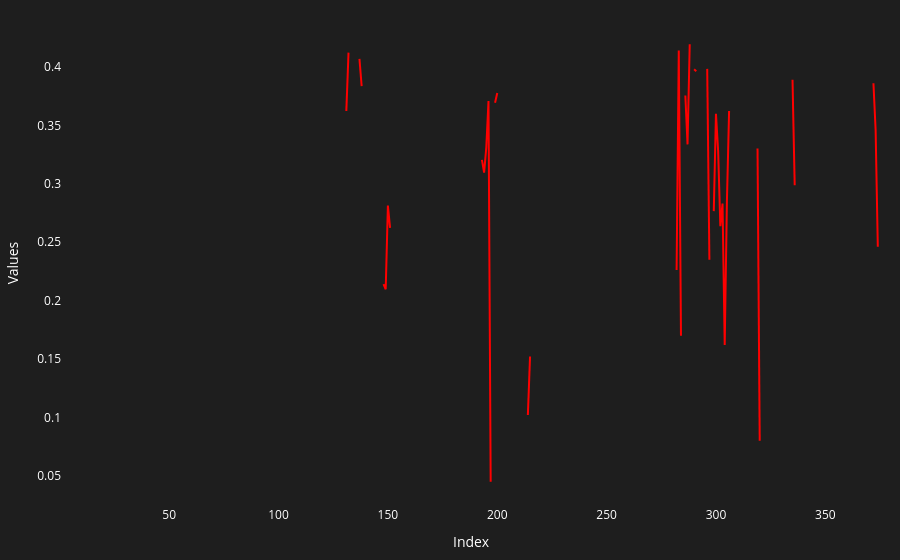

This figure's notebook cell:
### Code cell
Plot.plot_df(index.df_futures, 'vix')

### Figure 1 — Plotly figure (JSON) as saved in the notebook; plotly's stock layout.template omitted (floating-point values rounded to 4 significant figures; data arrays with more than 128 entries replaced by an {"elided": "..."} marker saying what was removed)
{"data": [{"hoverinfo": "text", "hovertext": {"elided": "375 str values"}, "line": {"color": "red"}, "mode": "lines", "name": "vix", "type": "scatter", "x": {"elided": "375 int values"}, "y": {"elided": "375 float values"}}], "layout": {"font": {"color": "white"}, "hovermode": "x", "margin": {"b": 20, "l": 20, "r": 20, "t": 20}, "paper_bgcolor": "rgba(30, 30, 30, 1)", "plot_bgcolor": "rgba(30, 30, 30, 1)", "title": {"text": ""}, "xaxis": {"color": "white", "showgrid": false, "title": {"text": "Index"}, "zeroline": false}, "yaxis": {"color": "white", "showgrid": false, "title": {"text": "Values"}, "zeroline": false}}}
